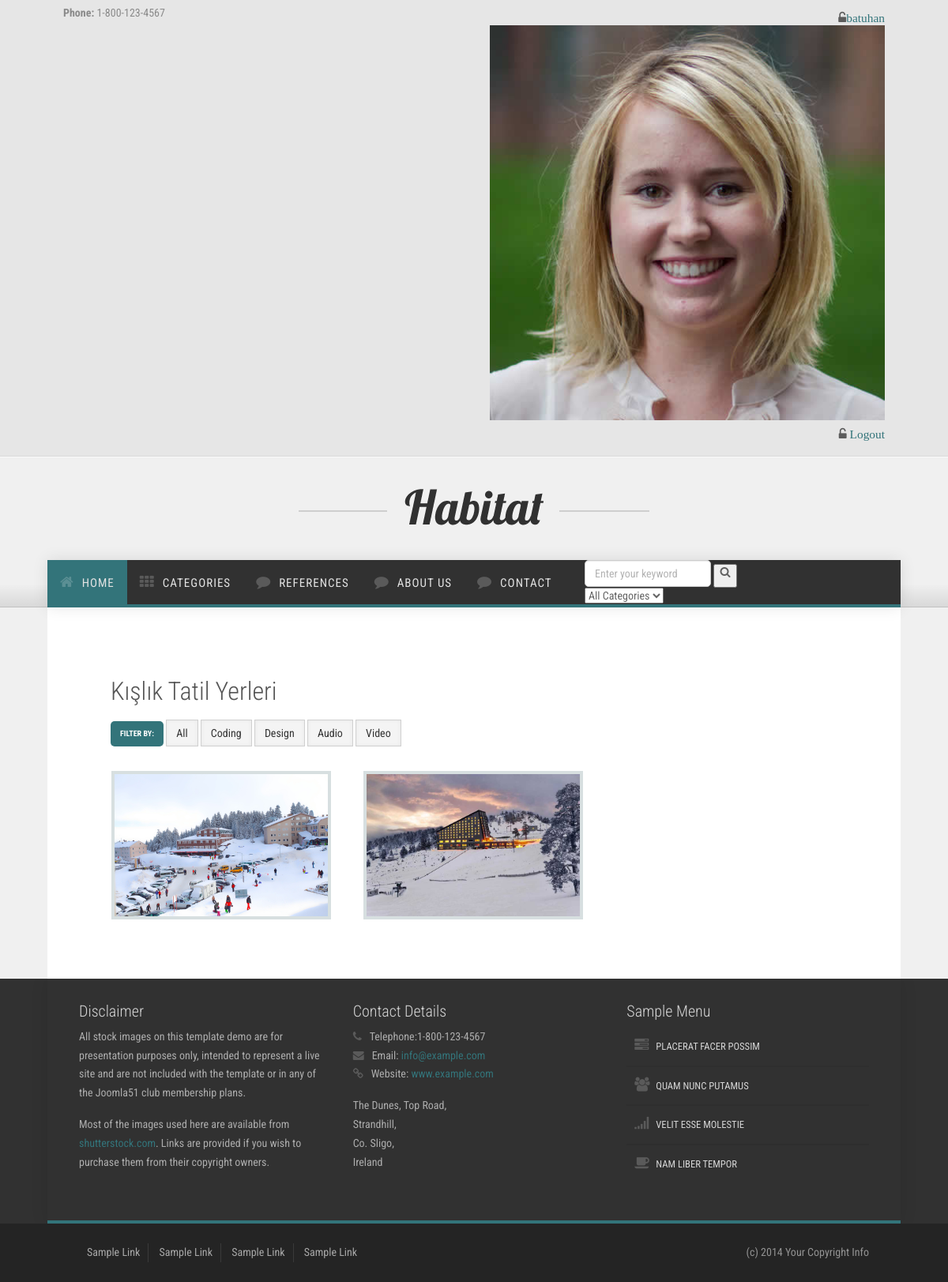
Screenshot of /category/12/Kislik-Tatil-Yerleri/ (signed in) with the database file from the repository.
### place/models.py (models this page shows, shortened)
class Category(MPTTModel):
     STATUS = (
         ('True', 'Evet'),
         ('False', 'Hayır'),
     )
     title = models.CharField(max_length=100)
     keywords = models.CharField(max_length=255)
     description = models.CharField(max_length=255)
     image = models.ImageField(blank=True,upload_to='images/')
     status = models.CharField(max_length=10, choices=STATUS)
     slug  = models.SlugField(null=False, unique=True)
     parent = TreeForeignKey('self', blank=True, null=True, related_name='children', on_delete=models.CASCADE)
     create_at = models.DateTimeField(auto_now_add=True)
     update_at = models.DateTimeField(auto_now=True)
     class MPTTMeta:
         order_insertion_by = ['title']

class Place(models.Model):
    STATUS = (
        ('True', 'Evet'),
        ('False', 'Hayır'),
    )
    category = models.ForeignKey(Category, on_delete=models.CASCADE)
    title = models.CharField(max_length=150)
    keywords = models.CharField(max_length=255)
    description = models.CharField(max_length=255)
    image = models.ImageField(blank=True, upload_to='images/')
    price = models.FloatField()
    address = models.TextField()
    detail = RichTextUploadingField()
    slug = models.SlugField(null=False, unique=True)
    like = models.IntegerField()
    status = models.CharField(max_length=10, choices=STATUS)
    create_at = models.DateTimeField(auto_now_add=True)
    update_at = models.DateTimeField(auto_now=True)

### home/views.py (the view)
# urls.py: path('category/<int:id>/<slug:slug>/', views.category_places, name='category_places'),
def category_places(request, id, slug):
    category = Category.objects.all()
    categorydata = Category.objects.get(pk=id)
    places = Place.objects.filter(category_id=id)
    context = {'places': places,
               'category': category,
               'slug': slug,
               'categorydata': categorydata
               }
    return render(request,'places.html',context)

### home/templates/places.html (shortened to what this page needs)
{% extends "homebase.html" %}
{% block content %}
    <div id="content">
        <div class="container background-white">
            <div class="row margin-vert-30">
                <div class="col-md-12 margin-top-30">
                    <div id="content">
                        <div class="container background-white">
                            <div class="row margin-vert-30">
                                <div class="col-md-12">
                                    <h2>{{ categorydata.title }}</h2>
                                    <div class="portfolio-filter-container margin-top-20">
                                        <ul class="portfolio-filter">
                                            <li class="portfolio-filter-label label label-primary">
                                                filter by:
                                            </li>
                                            <li>
                                                <a href="#" class="portfolio-selected btn btn-default" data-filter="*">All</a>
                                            </li>
                                            <li>
                                                <a href="#" class="btn btn-default" data-filter=".code">Coding</a>
                                            </li>
                                            <li>
                                                <a href="#" class="btn btn-default" data-filter=".design">Design</a>
                                            </li>
                                            <li>
                                                <a href="#" class="btn btn-default" data-filter=".audio">Audio</a>
                                            </li>
                                            <li>
                                                <a href="#" class="btn btn-default" data-filter=".video">Video</a>
                                            </li>
                                        </ul>
                                    </div>
                                </div>
                            </div>
                            <div class="row">
                                <div class="col-md-12 portfolio-group no-padding">
                                    {% for rs in places %}
                                    <div class="col-md-4 portfolio-item margin-bottom-40 video">
                                        <div>
                                            <a href="/place/{{ rs.id }}/{{ rs.slug }}">
                                                <figure>
                                                    <img src="{{ rs.image.url }}" alt="image1">
                                                </figure>
                                            </a>
                                        </div>
                                    </div>
                                    {% endfor %} }}
                                </div>
                            </div>
                        </div>
                    </div>
                </div>
            </div>
        </div>
    </div>
{% endblock %}

### home/templates/header.html (shortened to what this page needs)
{% load static %}
<div id="pre-header" class="background-gray-lighter">
    <div class="container no-padding">
        <div class="row hidden-xs">
            <div class="col-sm-6 padding-vert-5">
                <strong>Phone:</strong>&nbsp;1-800-123-4567
            </div>
            <div class="col-sm-6 text-right padding-vert-5">
                {% if user.id is not None %}
                    <h5><a href="/user"><i class="fa fa-unlock-alt">{{ user.first_name }} </i></a><img src="/home/static/img/profiles/37.jpg"></h5>
                    <h5><a href="/logout/"><i class="fa fa-unlock-alt"> Logout </i></a></h5>
                {% else %}
                    <h5><a href="/login/"><i class="fa fa-unlock-alt"> Login </i></a></h5>
                    <h5> <a href="/signup/"><i class="fa fa-user-plus">Sign up</i> </a></h5>
                {% endif %}
            </div>
        </div>
    </div>
</div>
<div id="header">
    <div class="container">
        <div class="row">
            <div class="logo">
                <a href="index.html" title="">
                    <img src="{% static 'img/logo.png' %}" alt="Logo" />
                </a>
            </div>
        </div>
    </div>
</div>
<div id="hornav" class="bottom-border-shadow">
    <div class="container no-padding border-bottom">
        <div class="row">
            <div class="col-md-8 no-padding">
                <div class="visible-lg">
                    <ul id="hornavmenu" class="nav navbar-nav">
                        <li>
                            <a href="/" class="fa-home active">Home</a>
                        </li>
                        <li>
                            <span class="fa-th">Categories</span>
                                {% load mptt_tags %}
                        </li>
                        <li>
                            <a href="/referanslar" class="fa-comment ">References</a>
                        </li>
                        <li>
                            <a href="/hakkimizda" class="fa-comment ">About Us</a>
                        </li>
                        <li>
                            <a href="/contact" class="fa-comment ">Contact</a>
                        </li>
                    </ul>
                </div>
            </div>
            <div class="col-lg-2" style="position: absolute; right: 20em;}">
                <form action="/search/" method="post">
                    <input id="query" name="query" class="form-control" type="text" placeholder="Enter your keyword">
                    <button class="search-btn"><i class="fa fa-search"></i></button>
                    {% load mptt_tags %}
            <select name="catid" class="input fa-search">
                <option value="0">All Categories</option>
            </select>
            </form>
        </div>
    </div>
</div>
</div>

### home/static/css/custom.css (style rules this page uses)
.search-btn { display: flex; position: absolute; top: -20px; float: right; right: -38px; margin: 25px; width: 30px; justify-content: center; height: 30px; text-align: center; }

### rows the page displays
Category: title "Kışlık Tatil Yerleri"
Place: image (picture)
Place: image (picture)

### other values shown
{{ user.first_name }} "batuhan"
